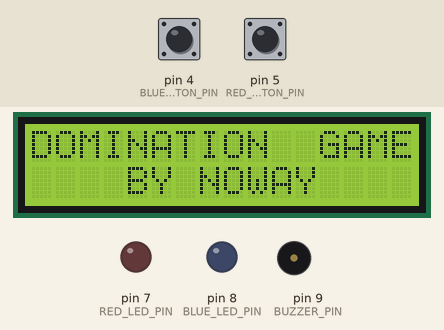
A sketch run on a simulated Arduino Uno, built with avr-gcc and run on an emulated ATmega328P. Shown: 16×2 character LCD, output pins drawn as LEDs (lit = HIGH), buzzer (waves = sounding). Dashed ring = blinking. Inputs (shaded band) come from the test bench; at power-on: pin 5 (RED_BUTTON_PIN) HIGH, pin 4 (BLUE_BUTTON_PIN) HIGH.

Above: at 1.2 s.
1.3 s: pin 5 (RED_BUTTON_PIN) pulled LOW for 3.2 s
At 4.0 s:
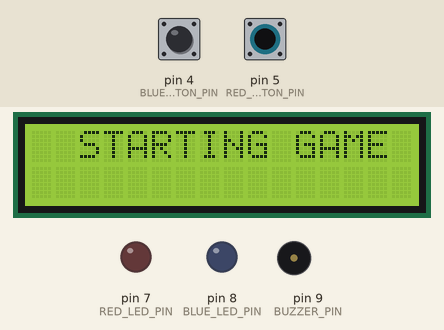
6.7 s: pin 4 (BLUE_BUTTON_PIN) pulled LOW for 3.2 s
At 11.1 s:
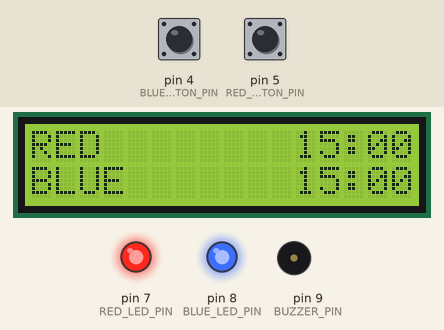
11.4 s: pin 5 (RED_BUTTON_PIN) pulled LOW for 0.15 s
At 12.6 s:
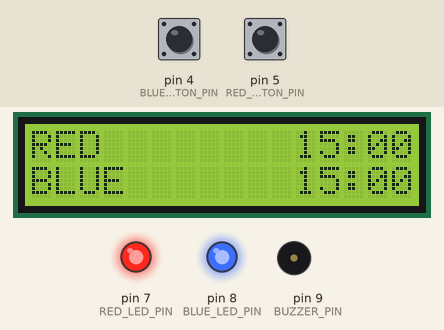
13.0 s: pin 5 (RED_BUTTON_PIN) pulled LOW for 1 s
At 13.2 s:
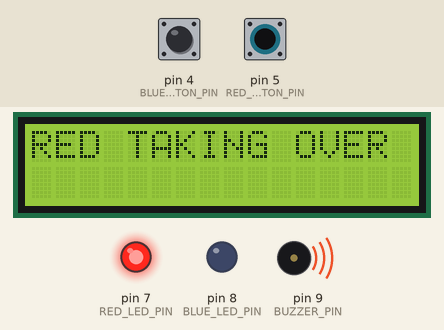
15.5 s: pin 5 (RED_BUTTON_PIN) pulled LOW for 3.2 s
At 16.04 s:
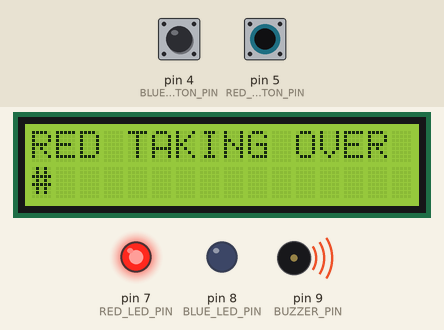
20.2 s: pin 4 (BLUE_BUTTON_PIN) driven LOW and pin 5 (RED_BUTTON_PIN) driven LOW
At 20.46 s:
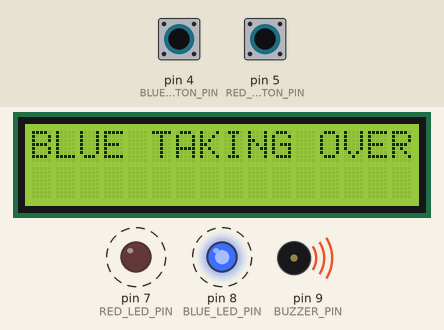
Timing chart, 0 to 26.1 s (numbered marks = the images above; inputs shaded):
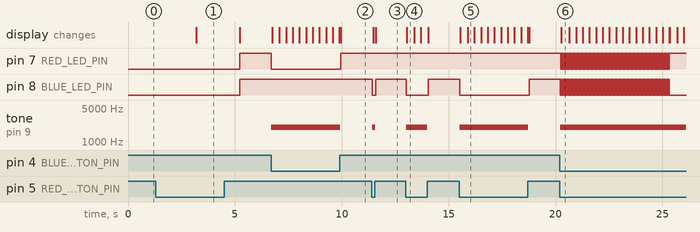

Measured:
- after the input at 1.3 s, pin 7 (RED_LED_PIN), pin 8 (BLUE_LED_PIN): LOW → HIGH after 3.9 s; the display: changes after 1.9 s (image 1)
- after the input at 6.7 s, pin 7 (RED_LED_PIN): HIGH → LOW at once, → HIGH 3.2 s later; tone on pin 9 (BUZZER_PIN): silent → 2000 Hz at once, → silent 3.2 s later; the display: first changes at once (image 2 shows a later state)
- after the input at 11.4 s, pin 8 (BLUE_LED_PIN): HIGH → LOW at once, → HIGH 0.16 s later; tone on pin 9 (BUZZER_PIN): silent → 2000 Hz at once, → silent 0.12 s later; the display: first changes after 0.06 s (image 3 shows a later state)
- after the input at 13.0 s, pin 8 (BLUE_LED_PIN): HIGH → LOW at once, → HIGH 1.0 s later; tone on pin 9 (BUZZER_PIN): silent → 2000 Hz at once, → silent 1.0 s later; the display: changes at once (image 4)
- after the input at 15.5 s, pin 8 (BLUE_LED_PIN): HIGH → LOW at once, → HIGH 3.2 s later; tone on pin 9 (BUZZER_PIN): silent → 2000 Hz at once, → silent 3.2 s later; the display: first changes after 0.05 s (image 5 shows a later state)
- after the input at 20.2 s, pin 7 (RED_LED_PIN): alternates HIGH for 0.03 s and LOW for 0.03 s, 164 changes in all, then stays HIGH, starting at once; pin 8 (BLUE_LED_PIN): alternates HIGH for 0.03 s and LOW for 0.03 s, 165 changes in all, then stays LOW, starting at once

The sketch:

domination.ino
```cpp
#include <LiquidCrystal_I2C.h>

LiquidCrystal_I2C lcd(0x27,  16, 2);

const int BLUE_LED_PIN = 8;
const int RED_LED_PIN = 7;

const int RED_BUTTON_PIN = 5;
const int BLUE_BUTTON_PIN = 4;
const int BUZZER_PIN = 9; //buzzer to arduino pin 9
const unsigned long MAX_HOLD_TIME_DEFAULT = 5000;  // Maximum hold time (10 seconds)
const int PROGRESS_BAR_LENGTH = 16; // Length of the progress bar
const unsigned long BUTTON_DEBOUNCE_DELAY = 300;
const unsigned long GAME_TIME_DEFAULT = 900000;

int controllingTeam = 0; // 0 - no control, 1 - blue, 2 - red

unsigned long redButtonPressStart = 0; // Track when the RED button was pressed
unsigned long blueButtonPressStart = 0; // Track when the BLUE button was pressed
unsigned long lastIncrementTime = 0; // Track time for incrementing controlled seconds
unsigned long maxHoldTime = MAX_HOLD_TIME_DEFAULT;
unsigned long gameTime = GAME_TIME_DEFAULT;
unsigned long lastButtonPress = 0; // Prevent accidental double presses

int menuState = 0; // Tracks the current menu option
int gameType = 0;
int redTeamControlLeft = 0;
int blueTeamControlLeft = 0;

bool startScreenPlayed = false;
bool inMenu = true;
bool gameFinished = false;

enum GameState {
  MENU,
  GAME
};

GameState currentGameState = MENU;

// the setup function runs once when you press reset or power the board
void setup() {
  // initialize digital pin LED_BUILTIN as an output.
  pinMode(BLUE_LED_PIN, OUTPUT);
  pinMode(RED_LED_PIN, OUTPUT);
  pinMode(RED_BUTTON_PIN, INPUT);
  pinMode(BLUE_BUTTON_PIN, INPUT);

  pinMode(BUZZER_PIN, OUTPUT);

  digitalWrite(RED_BUTTON_PIN, HIGH);
  digitalWrite(BLUE_BUTTON_PIN, HIGH);

  //initialize lcd screen
  lcd.init();
  // turn on the backlight
  lcd.backlight();

  Serial.begin(9600);
}

// the loop function runs over and over again forever
void loop() {
  if (gameFinished) {
    tone(BUZZER_PIN, 2000, 1000);
    digitalWrite(RED_LED_PIN, HIGH);
    digitalWrite(BLUE_LED_PIN, LOW);
    delay(2000);
    tone(BUZZER_PIN, 2000, 1000);
    digitalWrite(RED_LED_PIN, LOW);
    digitalWrite(BLUE_LED_PIN, HIGH);
    delay(2000);
    return;
  }

  if (!startScreenPlayed) {
    startScreenPlayed = true;

    lcd.setCursor(0,0);
    lcd.print("DOMINATION  GAME");
    lcd.setCursor(0,1);
    lcd.print("    BY NOWAY    ");

    delay(3000);

    lcd.setCursor(0,0);
    lcd.print("                ");
    lcd.setCursor(0,1);
    lcd.print("                ");
  }

  if (currentGameState == MENU) {
    displayMenu();
    handleMenuInput();
  } else if (currentGameState == GAME) {
    handleGameLogic();
  }
}

void displayMenu() {
  lcd.setCursor(0, 0);

  if (menuState == 0) {
    lcd.print("-> START GAME   ");
  } else if (menuState == 1) {
    lcd.print("START GAME      ");
  } else {
    lcd.print("HOLD TIME       ");
  }

  lcd.setCursor(0, 1);

  if (menuState == 0) {
    lcd.print("HOLD TIME       ");
  } else if (menuState == 1) {
    lcd.print("-> HOLD TIME    ");
  } else {
    lcd.print("-> GAME TIME    ");
  }
}

void handleMenuInput() {
  unsigned long currentMillis = millis();

  // Handle Blue Button (Navigation)
  if (digitalRead(BLUE_BUTTON_PIN) == LOW && currentMillis - lastButtonPress > BUTTON_DEBOUNCE_DELAY) {
    lastButtonPress = currentMillis;
    menuState = (menuState + 1) % 3; // Cycle through 3 menu options (0, 1, 2)
    lcd.clear();
  }

  // Handle Red Button (Selection)
  if (digitalRead(RED_BUTTON_PIN) == LOW && currentMillis - lastButtonPress > BUTTON_DEBOUNCE_DELAY) {
    lastButtonPress = currentMillis;
    lcd.clear();
    switch (menuState) {
      case 0: // Start Game
        currentGameState = GAME;
        redTeamControlLeft = gameTime / 1000;
        blueTeamControlLeft = gameTime / 1000;
        lcd.setCursor(0, 0);
        lcd.print("  STARTING GAME  ");
        lcd.setCursor(0, 1);
        lcd.print("                 ");
        delay(2000);
        break;

      case 1:
        adjustHoldTime();
        break;

      case 2:
        adjustGameTime();
        break;
    }
  }
}

void adjustHoldTime() {
  lcd.setCursor(0, 0);
  lcd.print("ADJUST HOLD TIME");
  lcd.setCursor(0, 1);
  lcd.print("TIME: ");
  lcd.print(maxHoldTime / 1000);
  lcd.print("S");

  while (true) {
    if (digitalRead(BLUE_BUTTON_PIN) == LOW && millis() - lastButtonPress > BUTTON_DEBOUNCE_DELAY) {
      lastButtonPress = millis();

      if (maxHoldTime == 30000) {
        maxHoldTime = 1000; // set back to 1s
      } else {
        maxHoldTime += 1000; // Increment by 1 second
      }
      lcd.setCursor(6, 1);
      lcd.print(maxHoldTime / 1000);
      lcd.print("S  "); // Clear trailing characters
    }

    if (digitalRead(RED_BUTTON_PIN) == LOW && millis() - lastButtonPress > BUTTON_DEBOUNCE_DELAY) {
      lastButtonPress = millis();
      lcd.clear();
      break; // Exit adjustment
    }
  }
}

void adjustGameTime() {
  lcd.setCursor(0, 0);
  lcd.print("ADJUST GAME TIME");
  lcd.setCursor(0, 1);
  lcd.print("TIME: ");
  int seconds = gameTime / 1000;
  int minutes = seconds / 60;
  lcd.print(minutes / 10);
  lcd.print(minutes % 10);
  lcd.print(":");
  lcd.print("00");

  while (true) {
    if (digitalRead(BLUE_BUTTON_PIN) == LOW && millis() - lastButtonPress > BUTTON_DEBOUNCE_DELAY) {
      lastButtonPress = millis();

      if (gameTime == 3600000) { // 1h
        gameTime = 60000; // set back to 1 minute
      } else {
        gameTime += 60000; // Increment by 1 minute
      }
      lcd.setCursor(6, 1);
      int seconds = gameTime / 1000;
      int minutes = seconds / 60;
      lcd.print(minutes / 10);
      lcd.print(minutes % 10);
      lcd.print(":");
      lcd.print("00");
    }

    if (digitalRead(RED_BUTTON_PIN) == LOW && millis() - lastButtonPress > BUTTON_DEBOUNCE_DELAY) {
      lastButtonPress = millis();
      lcd.clear();
      break; // Exit adjustment
    }
  }
}

void printProgressBar(int progress, int totalLength) {
  for (int i = 0; i < totalLength; i++) {
    if (i < progress) {
      lcd.print("#"); // Print progress character
    } else {
      lcd.print(" "); // Print space for the remaining part
    }
  }
}

void printTime(int totalSeconds) {
  int minutes = totalSeconds / 60;
  int seconds = totalSeconds % 60;
  lcd.print(minutes / 10);
  lcd.print(minutes % 10);
  lcd.print(":");
  lcd.print(seconds / 10);
  lcd.print(seconds % 10);
}

void handleGameLogic() {
  unsigned long currentMillis = millis();
  if (currentMillis - lastIncrementTime >= 1000 && redButtonPressStart == 0 && blueButtonPressStart == 0) { // Increment every second
    if (controllingTeam == 1) {
      blueTeamControlLeft--;
    } else if (controllingTeam == 2) {
      redTeamControlLeft--;
    }
    lastIncrementTime = currentMillis;
  }

  if (blueTeamControlLeft == 0 || redTeamControlLeft == 0) {
    gameFinished = true;
  }

  if (digitalRead(RED_BUTTON_PIN) == LOW && controllingTeam != 2) {
    if (redButtonPressStart == 0) { // Button just pressed
      redButtonPressStart = millis();
    }

    unsigned long elapsed = millis() - redButtonPressStart;
    int progress = min((elapsed * PROGRESS_BAR_LENGTH) / maxHoldTime, PROGRESS_BAR_LENGTH);

    digitalWrite(RED_LED_PIN, HIGH);
    digitalWrite(BLUE_LED_PIN, LOW);
    tone(BUZZER_PIN, 2000);
    lcd.setCursor(0,0);
    lcd.print("RED TAKING OVER ");
    lcd.setCursor(0,1);
    printProgressBar(progress, PROGRESS_BAR_LENGTH);

    // Check if 10 seconds have passed
    if (elapsed >= maxHoldTime) {
      controllingTeam = 2; // Red team takes control
      redButtonPressStart = 0; // Reset the timer
      noTone(BUZZER_PIN);
    }
  } else {
    redButtonPressStart = 0; // Reset if the button is released
  }

  if (digitalRead(BLUE_BUTTON_PIN) == LOW && controllingTeam != 1) {
    if (blueButtonPressStart == 0) { // Button just pressed
      blueButtonPressStart = millis();
    }

    unsigned long elapsed = millis() - blueButtonPressStart;
    int progress = min((elapsed * PROGRESS_BAR_LENGTH) / maxHoldTime, PROGRESS_BAR_LENGTH);

    digitalWrite(BLUE_LED_PIN, HIGH);
    digitalWrite(RED_LED_PIN, LOW);
    tone(BUZZER_PIN, 2000);
    lcd.setCursor(0,0);
    lcd.print("BLUE TAKING OVER");
    lcd.setCursor(0,1);
    printProgressBar(progress, PROGRESS_BAR_LENGTH);

    // Check if 10 seconds have passed
    if (elapsed >= maxHoldTime) {
      controllingTeam = 1; // Blue team takes control
      blueButtonPressStart = 0; // Reset the timer
      noTone(BUZZER_PIN);
    }
  } else {
    blueButtonPressStart = 0; // Reset if the button is released
  }

  if (
    (digitalRead(BLUE_BUTTON_PIN) == HIGH || controllingTeam == 1) &&
    (digitalRead(RED_BUTTON_PIN) == HIGH || controllingTeam == 2)
  ) {
    noTone(BUZZER_PIN);
    lcd.setCursor(0, 0);
    lcd.print("RED        ");
    printTime(redTeamControlLeft);
    lcd.setCursor(0, 1);
    lcd.print("BLUE       ");
    printTime(blueTeamControlLeft);

    if (controllingTeam == 0) { // no control
      digitalWrite(RED_LED_PIN, HIGH);
      digitalWrite(BLUE_LED_PIN, HIGH);
    } else if (controllingTeam == 1) {
      digitalWrite(RED_LED_PIN, LOW);
      digitalWrite(BLUE_LED_PIN, HIGH);
    } else if (controllingTeam == 2) {
      digitalWrite(RED_LED_PIN, HIGH);
      digitalWrite(BLUE_LED_PIN, LOW);
    }
  }
}
```
